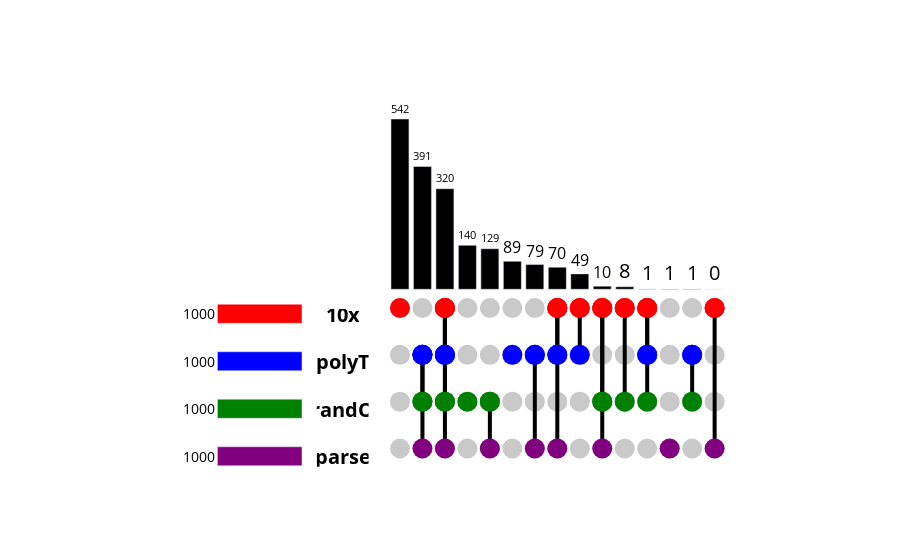

Source (notebook cell):
### Code cell
dict = {}

for data in datasets:
    top_data = data.var.sort_values(by='percent_counts',ascending=False).head(1000)
    dict[str(data.uns['name'])] = (df_genes['gene_ids'].isin(top_data['transcript_ids'])).tolist()
contents = pd.DataFrame(dict) 

upset = Upset.generate_plot(contents)
upset.show()

### Figure 1 — Plotly figure (JSON) as saved in the notebook; plotly's stock layout.template omitted (floating-point values rounded to 4 significant figures)
{"data": [{"marker": {"color": "#C9C9C9", "size": 20}, "mode": "markers", "showlegend": false, "type": "scatter", "x": [0, 0, 0, 0, 1, 1, 1, 1, 2, 2, 2, 2, 3, 3, 3, 3, 4, 4, 4, 4, 5, 5, 5, 5, 6, 6, 6, 6, 7, 7, 7, 7, 8, 8, 8, 8, 9, 9, 9, 9, 10, 10, 10, 10, 11, 11, 11, 11, 12, 12, 12, 12, 13, 13, 13, 13, 14, 14, 14, 14], "xaxis": "x3", "y": [-59.62, -208.7, -357.7, -506.8, -59.62, -208.7, -357.7, -506.8, -59.62, -208.7, -357.7, -506.8, -59.62, -208.7, -357.7, -506.8, -59.62, -208.7, -357.7, -506.8, -59.62, -208.7, -357.7, -506.8, -59.62, -208.7, -357.7, -506.8, -59.62, -208.7, -357.7, -506.8, -59.62, -208.7, -357.7, -506.8, -59.62, -208.7, -357.7, -506.8, -59.62, -208.7, -357.7, -506.8, -59.62, -208.7, -357.7, -506.8, -59.62, -208.7, -357.7, -506.8, -59.62, -208.7, -357.7, -506.8, -59.62, -208.7, -357.7, -506.8], "yaxis": "y3"}, {"line": {"color": "black", "width": 4}, "marker": {"color": ["red"], "line": {"color": "black"}, "showscale": false, "size": 20}, "mode": "markers+lines", "showlegend": false, "type": "scatter", "x": [0], "xaxis": "x3", "y": [-59.62], "yaxis": "y3"}, {"line": {"color": "black", "width": 4}, "marker": {"color": ["blue"], "line": {"color": "black"}, "showscale": false, "size": 20}, "mode": "markers+lines", "showlegend": false, "type": "scatter", "x": [1], "xaxis": "x3", "y": [-208.7], "yaxis": "y3"}, {"line": {"color": "black", "width": 4}, "marker": {"color": ["blue", "green"], "line": {"color": "black"}, "showscale": false, "size": 20}, "mode": "markers+lines", "showlegend": false, "type": "scatter", "x": [1, 1], "xaxis": "x3", "y": [-208.7, -357.7], "yaxis": "y3"}, {"line": {"color": "black", "width": 4}, "marker": {"color": ["blue", "green", "purple"], "line": {"color": "black"}, "showscale": false, "size": 20}, "mode": "markers+lines", "showlegend": false, "type": "scatter", "x": [1, 1, 1], "xaxis": "x3", "y": [-208.7, -357.7, -506.8], "yaxis": "y3"}, {"line": {"color": "black", "width": 4}, "marker": {"color": ["red"], "line": {"color": "black"}, "showscale": false, "size": 20}, "mode": "markers+lines", "showlegend": false, "type": "scatter", "x": [2], "xaxis": "x3", "y": [-59.62], "yaxis": "y3"}, {"line": {"color": "black", "width": 4}, "marker": {"color": ["red", "blue"], "line": {"color": "black"}, "showscale": false, "size": 20}, "mode": "markers+lines", "showlegend": false, "type": "scatter", "x": [2, 2], "xaxis": "x3", "y": [-59.62, -208.7], "yaxis": "y3"}, {"line": {"color": "black", "width": 4}, "marker": {"color": ["red", "blue", "green"], "line": {"color": "black"}, "showscale": false, "size": 20}, "mode": "markers+lines", "showlegend": false, "type": "scatter", "x": [2, 2, 2], "xaxis": "x3", "y": [-59.62, -208.7, -357.7], "yaxis": "y3"}, {"line": {"color": "black", "width": 4}, "marker": {"color": ["red", "blue", "green", "purple"], "line": {"color": "black"}, "showscale": false, "size": 20}, "mode": "markers+lines", "showlegend": false, "type": "scatter", "x": [2, 2, 2, 2], "xaxis": "x3", "y": [-59.62, -208.7, -357.7, -506.8], "yaxis": "y3"}, {"line": {"color": "black", "width": 4}, "marker": {"color": ["green"], "line": {"color": "black"}, "showscale": false, "size": 20}, "mode": "markers+lines", "showlegend": false, "type": "scatter", "x": [3], "xaxis": "x3", "y": [-357.7], "yaxis": "y3"}, {"line": {"color": "black", "width": 4}, "marker": {"color": ["green"], "line": {"color": "black"}, "showscale": false, "size": 20}, "mode": "markers+lines", "showlegend": false, "type": "scatter", "x": [4], "xaxis": "x3", "y": [-357.7], "yaxis": "y3"}, {"line": {"color": "black", "width": 4}, "marker": {"color": ["green", "purple"], "line": {"color": "black"}, "showscale": false, "size": 20}, "mode": "markers+lines", "showlegend": false, "type": "scatter", "x": [4, 4], "xaxis": "x3", "y": [-357.7, -506.8], "yaxis": "y3"}, {"line": {"color": "black", "width": 4}, "marker": {"color": ["blue"], "line": {"color": "black"}, "showscale": false, "size": 20}, "mode": "markers+lines", "showlegend": false, "type": "scatter", "x": [5], "xaxis": "x3", "y": [-208.7], "yaxis": "y3"}, {"line": {"color": "black", "width": 4}, "marker": {"color": ["blue"], "line": {"color": "black"}, "showscale": false, "size": 20}, "mode": "markers+lines", "showlegend": false, "type": "scatter", "x": [6], "xaxis": "x3", "y": [-208.7], "yaxis": "y3"}, {"line": {"color": "black", "width": 4}, "marker": {"color": ["blue", "purple"], "line": {"color": "black"}, "showscale": false, "size": 20}, "mode": "markers+lines", "showlegend": false, "type": "scatter", "x": [6, 6], "xaxis": "x3", "y": [-208.7, -506.8], "yaxis": "y3"}, {"line": {"color": "black", "width": 4}, "marker": {"color": ["red"], "line": {"color": "black"}, "showscale": false, "size": 20}, "mode": "markers+lines", "showlegend": false, "type": "scatter", "x": [7], "xaxis": "x3", "y": [-59.62], "yaxis": "y3"}, {"line": {"color": "black", "width": 4}, "marker": {"color": ["red", "blue"], "line": {"color": "black"}, "showscale": false, "size": 20}, "mode": "markers+lines", "showlegend": false, "type": "scatter", "x": [7, 7], "xaxis": "x3", "y": [-59.62, -208.7], "yaxis": "y3"}, {"line": {"color": "black", "width": 4}, "marker": {"color": ["red", "blue", "purple"], "line": {"color": "black"}, "showscale": false, "size": 20}, "mode": "markers+lines", "showlegend": false, "type": "scatter", "x": [7, 7, 7], "xaxis": "x3", "y": [-59.62, -208.7, -506.8], "yaxis": "y3"}, {"line": {"color": "black", "width": 4}, "marker": {"color": ["red"], "line": {"color": "black"}, "showscale": false, "size": 20}, "mode": "markers+lines", "showlegend": false, "type": "scatter", "x": [8], "xaxis": "x3", "y": [-59.62], "yaxis": "y3"}, {"line": {"color": "black", "width": 4}, "marker": {"color": ["red", "blue"], "line": {"color": "black"}, "showscale": false, "size": 20}, "mode": "markers+lines", "showlegend": false, "type": "scatter", "x": [8, 8], "xaxis": "x3", "y": [-59.62, -208.7], "yaxis": "y3"}, {"line": {"color": "black", "width": 4}, "marker": {"color": ["red"], "line": {"color": "black"}, "showscale": false, "size": 20}, "mode": "markers+lines", "showlegend": false, "type": "scatter", "x": [9], "xaxis": "x3", "y": [-59.62], "yaxis": "y3"}, {"line": {"color": "black", "width": 4}, "marker": {"color": ["red", "green"], "line": {"color": "black"}, "showscale": false, "size": 20}, "mode": "markers+lines", "showlegend": false, "type": "scatter", "x": [9, 9], "xaxis": "x3", "y": [-59.62, -357.7], "yaxis": "y3"}, {"line": {"color": "black", "width": 4}, "marker": {"color": ["red", "green", "purple"], "line": {"color": "black"}, "showscale": false, "size": 20}, "mode": "markers+lines", "showlegend": false, "type": "scatter", "x": [9, 9, 9], "xaxis": "x3", "y": [-59.62, -357.7, -506.8], "yaxis": "y3"}, {"line": {"color": "black", "width": 4}, "marker": {"color": ["red"], "line": {"color": "black"}, "showscale": false, "size": 20}, "mode": "markers+lines", "showlegend": false, "type": "scatter", "x": [10], "xaxis": "x3", "y": [-59.62], "yaxis": "y3"}, {"line": {"color": "black", "width": 4}, "marker": {"color": ["red", "green"], "line": {"color": "black"}, "showscale": false, "size": 20}, "mode": "markers+lines", "showlegend": false, "type": "scatter", "x": [10, 10], "xaxis": "x3", "y": [-59.62, -357.7], "yaxis": "y3"}, {"line": {"color": "black", "width": 4}, "marker": {"color": ["red"], "line": {"color": "black"}, "showscale": false, "size": 20}, "mode": "markers+lines", "showlegend": false, "type": "scatter", "x": [11], "xaxis": "x3", "y": [-59.62], "yaxis": "y3"}, {"line": {"color": "black", "width": 4}, "marker": {"color": ["red", "blue"], "line": {"color": "black"}, "showscale": false, "size": 20}, "mode": "markers+lines", "showlegend": false, "type": "scatter", "x": [11, 11], "xaxis": "x3", "y": [-59.62, -208.7], "yaxis": "y3"}, {"line": {"color": "black", "width": 4}, "marker": {"color": ["red", "blue", "green"], "line": {"color": "black"}, "showscale": false, "size": 20}, "mode": "markers+lines", "showlegend": false, "type": "scatter", "x": [11, 11, 11], "xaxis": "x3", "y": [-59.62, -208.7, -357.7], "yaxis": "y3"}, {"line": {"color": "black", "width": 4}, "marker": {"color": ["purple"], "line": {"color": "black"}, "showscale": false, "size": 20}, "mode": "markers+lines", "showlegend": false, "type": "scatter", "x": [12], "xaxis": "x3", "y": [-506.8], "yaxis": "y3"}, {"line": {"color": "black", "width": 4}, "marker": {"color": ["blue"], "line": {"color": "black"}, "showscale": false, "size": 20}, "mode": "markers+lines", "showlegend": false, "type": "scatter", "x": [13], "xaxis": "x3", "y": [-208.7], "yaxis": "y3"}, {"line": {"color": "black", "width": 4}, "marker": {"color": ["blue", "green"], "line": {"color": "black"}, "showscale": false, "size": 20}, "mode": "markers+lines", "showlegend": false, "type": "scatter", "x": [13, 13], "xaxis": "x3", "y": [-208.7, -357.7], "yaxis": "y3"}, {"line": {"color": "black", "width": 4}, "marker": {"color": ["red"], "line": {"color": "black"}, "showscale": false, "size": 20}, "mode": "markers+lines", "showlegend": false, "type": "scatter", "x": [14], "xaxis": "x3", "y": [-59.62], "yaxis": "y3"}, {"line": {"color": "black", "width": 4}, "marker": {"color": ["red", "purple"], "line": {"color": "black"}, "showscale": false, "size": 20}, "mode": "markers+lines", "showlegend": false, "type": "scatter", "x": [14, 14], "xaxis": "x3", "y": [-59.62, -506.8], "yaxis": "y3"}, {"hoverinfo": "none", "marker": {"color": "black"}, "text": [542.0, 391.0, 320.0, 140.0, 129.0, 89.0, 79.0, 70.0, 49.0, 10.0, 8.0, 1.0, 1.0, 1.0, 0.0], "textfont": {"color": "black", "size": 20}, "textposition": "outside", "type": "bar", "x": [0, 1, 2, 3, 4, 5, 6, 7, 8, 9, 10, 11, 12, 13, 14], "xaxis": "x3", "y": [542, 391, 320, 140, 129, 89, 79, 70, 49, 10, 8, 1, 1, 1, 0], "yaxis": "y3"}, {"mode": "text", "showlegend": false, "text": ["<b>10x</b>", "<b>polyT</b>", "<b>randO</b>", "<b>parse</b>"], "textfont": {"color": "black", "size": 20}, "textposition": "middle center", "type": "scatter", "x": [-0.05, -0.05, -0.05, -0.05], "xaxis": "x2", "y": [-59.62, -208.7, -357.7, -506.8, -59.62, -208.7, -357.7, -506.8, -59.62, -208.7, -357.7, -506.8, -59.62, -208.7, -357.7, -506.8, -59.62, -208.7, -357.7, -506.8, -59.62, -208.7, -357.7, -506.8, -59.62, -208.7, -357.7, -506.8, -59.62, -208.7, -357.7, -506.8, -59.62, -208.7, -357.7, -506.8, -59.62, -208.7, -357.7, -506.8, -59.62, -208.7, -357.7, -506.8, -59.62, -208.7, -357.7, -506.8, -59.62, -208.7, -357.7, -506.8, -59.62, -208.7, -357.7, -506.8, -59.62, -208.7, -357.7, -506.8], "yaxis": "y2"}, {"marker": {"color": ["red", "blue", "green", "purple", "orange", "yellow"]}, "orientation": "h", "text": [1000.0, 1000.0, 1000.0, 1000.0], "textfont": {"color": "black", "size": 20}, "textposition": "outside", "type": "bar", "width": 0.4, "x": [-1000, -1000, -1000, -1000], "xaxis": "x", "y": [0, 1, 2, 3], "yaxis": "y"}], "layout": {"plot_bgcolor": "white", "showlegend": false, "xaxis": {"anchor": "y", "domain": [0.1, 0.3], "range": [-1750, 0], "showticklabels": false}, "xaxis2": {"anchor": "y2", "domain": [0.32, 0.39], "showticklabels": false}, "xaxis3": {"anchor": "y3", "domain": [0.39, 0.9], "showticklabels": false}, "yaxis": {"anchor": "x", "autorange": "reversed", "domain": [0, 0.5], "showticklabels": false, "side": "right"}, "yaxis2": {"anchor": "x2", "domain": [0.035, 0.45], "showticklabels": false}, "yaxis3": {"anchor": "x3", "domain": [0, 1], "showticklabels": false}}}
